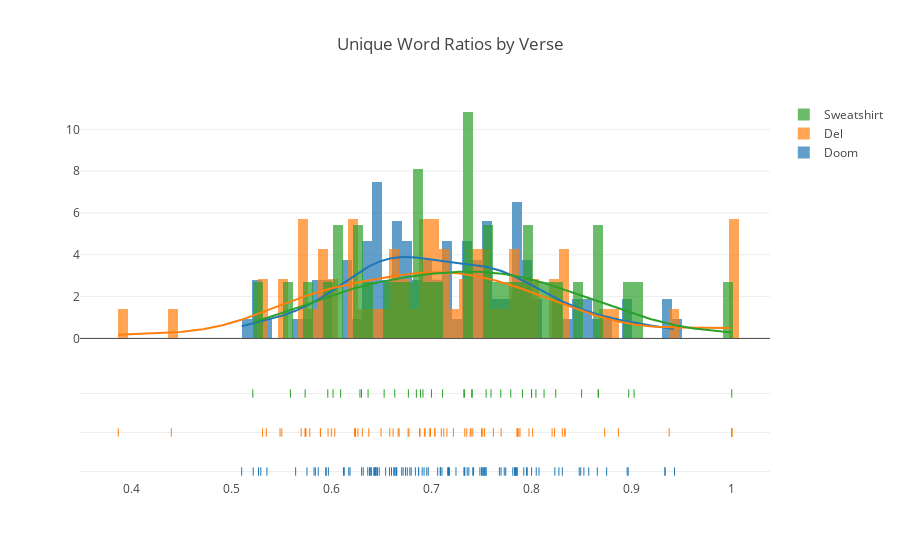

Notebook cell for this chart:
### Code cell
unique_words_hist(works.values())

### Figure 1 — Plotly figure (JSON) as saved in the notebook; plotly's stock layout.template omitted (floating-point values rounded to 4 significant figures; data arrays with more than 128 entries replaced by an {"elided": "..."} marker saying what was removed)
{"data": [{"autobinx": false, "histnorm": "probability density", "legendgroup": "Doom", "marker": {"color": "rgb(31, 119, 180)"}, "name": "Doom", "opacity": 0.7, "type": "histogram", "x": [0.8308, 0.6446, 0.7413, 0.6741, 0.8, 0.6121, 0.7695, 0.717, 0.6759, 0.8492, 0.6703, 0.6784, 0.6364, 0.587, 0.7852, 0.7526, 0.7105, 0.7514, 0.6442, 0.6432, 0.646, 0.6302, 0.717, 0.6457, 0.5643, 0.6435, 0.7516, 0.7544, 0.7325, 0.6872, 0.6717, 0.5827, 0.6174, 0.597, 0.6543, 0.7245, 0.7531, 0.9333, 0.7857, 0.9333, 0.7742, 0.8047, 0.7333, 0.6872, 0.584, 0.64, 0.6628, 0.875, 0.5944, 0.6187, 0.8571, 0.5948, 0.6318, 0.5272, 0.7838, 0.6129, 0.6953, 0.7949, 0.6638, 0.7727, 0.7679, 0.5356, 0.6389, 0.6839, 0.6581, 0.5219, 0.5757, 0.5295, 0.7421, 0.5104, 0.7545, 0.6907, 0.75, 0.7181, 0.6625, 0.7829, 0.8657, 0.7162, 0.6651, 0.6968, 0.7091, 0.7087, 0.7838, 0.7484, 0.7846, 0.6798, 0.8233, 0.7812, 0.6381, 0.8273, 0.7062, 0.7374, 0.8966, 0.9429, 0.8476, 0.8523, 0.6926, 0.7922, 0.7357, 0.6653, 0.6601, 0.8955, 0.7329, 0.6424, 0.6478, 0.7957, 0.8074], "xaxis": "x1", "xbins": {"end": 0.9429, "size": 0.01, "start": 0.5104}, "yaxis": "y1"}, {"autobinx": false, "histnorm": "probability density", "legendgroup": "Del", "marker": {"color": "rgb(255, 127, 14)"}, "name": "Del", "opacity": 0.7, "type": "histogram", "x": [0.6241, 0.7387, 0.8011, 0.7531, 0.7034, 0.7154, 0.7696, 0.6983, 0.6034, 0.7857, 0.8868, 0.7975, 0.6881, 0.6374, 0.6766, 0.6, 0.7123, 0.5487, 0.5893, 0.4401, 0.6617, 0.7219, 0.5312, 0.6929, 0.75, 0.8333, 0.8308, 0.5739, 0.6667, 1, 0.7857, 1, 0.7396, 0.8229, 0.7333, 0.5967, 0.8205, 0.7098, 0.7414, 0.535, 0.6677, 0.5738, 0.6497, 0.7512, 0.7353, 0.8333, 1, 0.9375, 0.873, 0.6937, 1, 0.7885, 0.7034, 0.5747, 0.589, 0.7619, 0.5505, 0.6584, 0.5699, 0.699, 0.6776, 0.5784, 0.3871, 0.7872, 0.7857, 0.6309, 0.6266, 0.623, 0.6239, 0.6886], "xaxis": "x1", "xbins": {"end": 1, "size": 0.01, "start": 0.3871}, "yaxis": "y1"}, {"autobinx": false, "histnorm": "probability density", "legendgroup": "Sweatshirt", "marker": {"color": "rgb(44, 160, 44)"}, "name": "Sweatshirt", "opacity": 0.7, "type": "histogram", "x": [0.6769, 0.6017, 0.6633, 0.7, 0.6915, 0.6849, 0.7692, 0.7909, 0.8667, 0.8242, 0.5964, 0.7595, 0.5216, 0.6093, 0.7403, 0.7329, 0.6367, 0.5738, 0.9024, 0.6301, 0.7792, 0.7111, 1, 0.7407, 0.7546, 0.8, 0.8971, 0.8043, 0.5591, 0.7324, 0.6527, 0.689, 0.8, 0.85, 0.8667, 0.8125, 0.6286], "xaxis": "x1", "xbins": {"end": 1, "size": 0.01, "start": 0.5216}, "yaxis": "y1"}, {"legendgroup": "Doom", "marker": {"color": "rgb(31, 119, 180)"}, "mode": "lines", "name": "Doom", "showlegend": false, "type": "scatter", "x": {"elided": "500 float values"}, "xaxis": "x1", "y": {"elided": "500 float values"}, "yaxis": "y1"}, {"legendgroup": "Del", "marker": {"color": "rgb(255, 127, 14)"}, "mode": "lines", "name": "Del", "showlegend": false, "type": "scatter", "x": {"elided": "500 float values"}, "xaxis": "x1", "y": {"elided": "500 float values"}, "yaxis": "y1"}, {"legendgroup": "Sweatshirt", "marker": {"color": "rgb(44, 160, 44)"}, "mode": "lines", "name": "Sweatshirt", "showlegend": false, "type": "scatter", "x": {"elided": "500 float values"}, "xaxis": "x1", "y": {"elided": "500 float values"}, "yaxis": "y1"}, {"legendgroup": "Doom", "marker": {"color": "rgb(31, 119, 180)", "symbol": "line-ns-open"}, "mode": "markers", "name": "Doom", "showlegend": false, "text": [0.8308, 0.6446, 0.7413, 0.6741, 0.8, 0.6121, 0.7695, 0.717, 0.6759, 0.8492, 0.6703, 0.6784, 0.6364, 0.587, 0.7852, 0.7526, 0.7105, 0.7514, 0.6442, 0.6432, 0.646, 0.6302, 0.717, 0.6457, 0.5643, 0.6435, 0.7516, 0.7544, 0.7325, 0.6872, 0.6717, 0.5827, 0.6174, 0.597, 0.6543, 0.7245, 0.7531, 0.9333, 0.7857, 0.9333, 0.7742, 0.8047, 0.7333, 0.6872, 0.584, 0.64, 0.6628, 0.875, 0.5944, 0.6187, 0.8571, 0.5948, 0.6318, 0.5272, 0.7838, 0.6129, 0.6953, 0.7949, 0.6638, 0.7727, 0.7679, 0.5356, 0.6389, 0.6839, 0.6581, 0.5219, 0.5757, 0.5295, 0.7421, 0.5104, 0.7545, 0.6907, 0.75, 0.7181, 0.6625, 0.7829, 0.8657, 0.7162, 0.6651, 0.6968, 0.7091, 0.7087, 0.7838, 0.7484, 0.7846, 0.6798, 0.8233, 0.7812, 0.6381, 0.8273, 0.7062, 0.7374, 0.8966, 0.9429, 0.8476, 0.8523, 0.6926, 0.7922, 0.7357, 0.6653, 0.6601, 0.8955, 0.7329, 0.6424, 0.6478, 0.7957, 0.8074], "type": "scatter", "x": [0.8308, 0.6446, 0.7413, 0.6741, 0.8, 0.6121, 0.7695, 0.717, 0.6759, 0.8492, 0.6703, 0.6784, 0.6364, 0.587, 0.7852, 0.7526, 0.7105, 0.7514, 0.6442, 0.6432, 0.646, 0.6302, 0.717, 0.6457, 0.5643, 0.6435, 0.7516, 0.7544, 0.7325, 0.6872, 0.6717, 0.5827, 0.6174, 0.597, 0.6543, 0.7245, 0.7531, 0.9333, 0.7857, 0.9333, 0.7742, 0.8047, 0.7333, 0.6872, 0.584, 0.64, 0.6628, 0.875, 0.5944, 0.6187, 0.8571, 0.5948, 0.6318, 0.5272, 0.7838, 0.6129, 0.6953, 0.7949, 0.6638, 0.7727, 0.7679, 0.5356, 0.6389, 0.6839, 0.6581, 0.5219, 0.5757, 0.5295, 0.7421, 0.5104, 0.7545, 0.6907, 0.75, 0.7181, 0.6625, 0.7829, 0.8657, 0.7162, 0.6651, 0.6968, 0.7091, 0.7087, 0.7838, 0.7484, 0.7846, 0.6798, 0.8233, 0.7812, 0.6381, 0.8273, 0.7062, 0.7374, 0.8966, 0.9429, 0.8476, 0.8523, 0.6926, 0.7922, 0.7357, 0.6653, 0.6601, 0.8955, 0.7329, 0.6424, 0.6478, 0.7957, 0.8074], "xaxis": "x1", "y": ["Doom", "Doom", "Doom", "Doom", "Doom", "Doom", "Doom", "Doom", "Doom", "Doom", "Doom", "Doom", "Doom", "Doom", "Doom", "Doom", "Doom", "Doom", "Doom", "Doom", "Doom", "Doom", "Doom", "Doom", "Doom", "Doom", "Doom", "Doom", "Doom", "Doom", "Doom", "Doom", "Doom", "Doom", "Doom", "Doom", "Doom", "Doom", "Doom", "Doom", "Doom", "Doom", "Doom", "Doom", "Doom", "Doom", "Doom", "Doom", "Doom", "Doom", "Doom", "Doom", "Doom", "Doom", "Doom", "Doom", "Doom", "Doom", "Doom", "Doom", "Doom", "Doom", "Doom", "Doom", "Doom", "Doom", "Doom", "Doom", "Doom", "Doom", "Doom", "Doom", "Doom", "Doom", "Doom", "Doom", "Doom", "Doom", "Doom", "Doom", "Doom", "Doom", "Doom", "Doom", "Doom", "Doom", "Doom", "Doom", "Doom", "Doom", "Doom", "Doom", "Doom", "Doom", "Doom", "Doom", "Doom", "Doom", "Doom", "Doom", "Doom", "Doom", "Doom", "Doom", "Doom", "Doom", "Doom"], "yaxis": "y2"}, {"legendgroup": "Del", "marker": {"color": "rgb(255, 127, 14)", "symbol": "line-ns-open"}, "mode": "markers", "name": "Del", "showlegend": false, "text": [0.6241, 0.7387, 0.8011, 0.7531, 0.7034, 0.7154, 0.7696, 0.6983, 0.6034, 0.7857, 0.8868, 0.7975, 0.6881, 0.6374, 0.6766, 0.6, 0.7123, 0.5487, 0.5893, 0.4401, 0.6617, 0.7219, 0.5312, 0.6929, 0.75, 0.8333, 0.8308, 0.5739, 0.6667, 1, 0.7857, 1, 0.7396, 0.8229, 0.7333, 0.5967, 0.8205, 0.7098, 0.7414, 0.535, 0.6677, 0.5738, 0.6497, 0.7512, 0.7353, 0.8333, 1, 0.9375, 0.873, 0.6937, 1, 0.7885, 0.7034, 0.5747, 0.589, 0.7619, 0.5505, 0.6584, 0.5699, 0.699, 0.6776, 0.5784, 0.3871, 0.7872, 0.7857, 0.6309, 0.6266, 0.623, 0.6239, 0.6886], "type": "scatter", "x": [0.6241, 0.7387, 0.8011, 0.7531, 0.7034, 0.7154, 0.7696, 0.6983, 0.6034, 0.7857, 0.8868, 0.7975, 0.6881, 0.6374, 0.6766, 0.6, 0.7123, 0.5487, 0.5893, 0.4401, 0.6617, 0.7219, 0.5312, 0.6929, 0.75, 0.8333, 0.8308, 0.5739, 0.6667, 1, 0.7857, 1, 0.7396, 0.8229, 0.7333, 0.5967, 0.8205, 0.7098, 0.7414, 0.535, 0.6677, 0.5738, 0.6497, 0.7512, 0.7353, 0.8333, 1, 0.9375, 0.873, 0.6937, 1, 0.7885, 0.7034, 0.5747, 0.589, 0.7619, 0.5505, 0.6584, 0.5699, 0.699, 0.6776, 0.5784, 0.3871, 0.7872, 0.7857, 0.6309, 0.6266, 0.623, 0.6239, 0.6886], "xaxis": "x1", "y": ["Del", "Del", "Del", "Del", "Del", "Del", "Del", "Del", "Del", "Del", "Del", "Del", "Del", "Del", "Del", "Del", "Del", "Del", "Del", "Del", "Del", "Del", "Del", "Del", "Del", "Del", "Del", "Del", "Del", "Del", "Del", "Del", "Del", "Del", "Del", "Del", "Del", "Del", "Del", "Del", "Del", "Del", "Del", "Del", "Del", "Del", "Del", "Del", "Del", "Del", "Del", "Del", "Del", "Del", "Del", "Del", "Del", "Del", "Del", "Del", "Del", "Del", "Del", "Del", "Del", "Del", "Del", "Del", "Del", "Del"], "yaxis": "y2"}, {"legendgroup": "Sweatshirt", "marker": {"color": "rgb(44, 160, 44)", "symbol": "line-ns-open"}, "mode": "markers", "name": "Sweatshirt", "showlegend": false, "text": [0.6769, 0.6017, 0.6633, 0.7, 0.6915, 0.6849, 0.7692, 0.7909, 0.8667, 0.8242, 0.5964, 0.7595, 0.5216, 0.6093, 0.7403, 0.7329, 0.6367, 0.5738, 0.9024, 0.6301, 0.7792, 0.7111, 1, 0.7407, 0.7546, 0.8, 0.8971, 0.8043, 0.5591, 0.7324, 0.6527, 0.689, 0.8, 0.85, 0.8667, 0.8125, 0.6286], "type": "scatter", "x": [0.6769, 0.6017, 0.6633, 0.7, 0.6915, 0.6849, 0.7692, 0.7909, 0.8667, 0.8242, 0.5964, 0.7595, 0.5216, 0.6093, 0.7403, 0.7329, 0.6367, 0.5738, 0.9024, 0.6301, 0.7792, 0.7111, 1, 0.7407, 0.7546, 0.8, 0.8971, 0.8043, 0.5591, 0.7324, 0.6527, 0.689, 0.8, 0.85, 0.8667, 0.8125, 0.6286], "xaxis": "x1", "y": ["Sweatshirt", "Sweatshirt", "Sweatshirt", "Sweatshirt", "Sweatshirt", "Sweatshirt", "Sweatshirt", "Sweatshirt", "Sweatshirt", "Sweatshirt", "Sweatshirt", "Sweatshirt", "Sweatshirt", "Sweatshirt", "Sweatshirt", "Sweatshirt", "Sweatshirt", "Sweatshirt", "Sweatshirt", "Sweatshirt", "Sweatshirt", "Sweatshirt", "Sweatshirt", "Sweatshirt", "Sweatshirt", "Sweatshirt", "Sweatshirt", "Sweatshirt", "Sweatshirt", "Sweatshirt", "Sweatshirt", "Sweatshirt", "Sweatshirt", "Sweatshirt", "Sweatshirt", "Sweatshirt", "Sweatshirt"], "yaxis": "y2"}], "layout": {"barmode": "overlay", "hovermode": "closest", "legend": {"traceorder": "reversed"}, "title": "Unique Word Ratios by Verse", "xaxis1": {"anchor": "y2", "domain": [0, 1], "zeroline": false}, "yaxis1": {"anchor": "free", "domain": [0.35, 1], "position": 0}, "yaxis2": {"anchor": "x1", "domain": [0, 0.25], "dtick": 1, "showticklabels": false}}}
